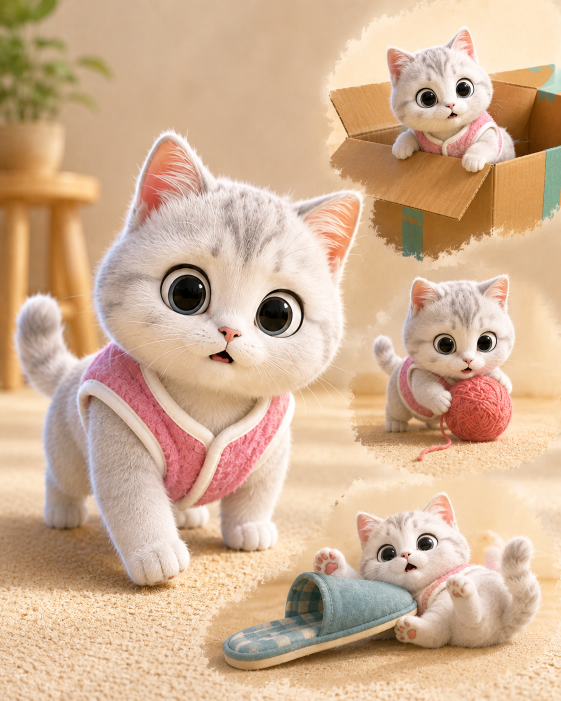
#> input picture assets/masters/candidates/v2-contact-sheet-crops/ChatGPT Image 2026年7月10日 22_09_43 (1).png, 1122 x 1402 px (shown at 1/2 size)
$ python -i visual_fingerprint.py   (imports and definitions only)
#> lines starting #> are read from the running program, lines starting #| are printed output that depends on the picture
#!/usr/bin/env python3
# -*- coding: utf-8 -*-
"""Cheap deterministic visual fingerprints for Local Visual Triage.

This module deliberately avoids heavyweight ML dependencies.  The fingerprints
are derived diagnostics only; they never grant StoryOS production PASS.
"""
from __future__ import annotations

import hashlib
import math
import statistics
from pathlib import Path

ALGORITHM = "storyos-basic-visual-fingerprint-v1"


def sha256_file(path: Path) -> str:
    digest = hashlib.sha256()
    with Path(path).open("rb") as stream:
        for block in iter(lambda: stream.read(1024 * 1024), b""):
            digest.update(block)
    return digest.hexdigest()


def _hex_from_bits(bits: list[bool]) -> str:
    value = 0
    for bit in bits:
        value = (value << 1) | int(bool(bit))
    width = max(1, (len(bits) + 3) // 4)
    return f"{value:0{width}x}"


def hamming_hex(left: str, right: str) -> int:
    if not left or not right or len(left) != len(right):
        raise ValueError("hashes must be non-empty and have equal length")
    return (int(left, 16) ^ int(right, 16)).bit_count()


def _resample():
    from PIL import Image
    return getattr(Image, "Resampling", Image).LANCZOS


def average_hash(image) -> str:
    gray = image.convert("L").resize((8, 8), _resample())
    values = list(gray.getdata())
    mean = sum(values) / len(values)
    return _hex_from_bits([value >= mean for value in values])


def difference_hash(image) -> str:
    gray = image.convert("L").resize((9, 8), _resample())
    values = list(gray.getdata())
    bits = []
    for y in range(8):
        row = y * 9
        for x in range(8):
            bits.append(values[row + x] > values[row + x + 1])
    return _hex_from_bits(bits)


def perceptual_hash(image) -> str:
    """Small dependency-free pHash using a 32x32 grayscale DCT."""
    gray = image.convert("L").resize((32, 32), _resample())
    pixels = list(gray.getdata())
    cos_table = [
        [math.cos((2 * x + 1) * u * math.pi / 64.0) for x in range(32)]
        for u in range(8)
    ]
    coeffs: list[float] = []
    for v in range(8):
        cy = cos_table[v]
        for u in range(8):
            cx = cos_table[u]
            total = 0.0
            for y in range(32):
                offset = y * 32
                y_weight = cy[y]
                for x in range(32):
                    total += pixels[offset + x] * cx[x] * y_weight
            coeffs.append(total)
    threshold = statistics.median(coeffs[1:]) if len(coeffs) > 1 else coeffs[0]
    return _hex_from_bits([value >= threshold for value in coeffs])


def fingerprint(path: Path) -> dict:
    from PIL import Image, ImageFilter, ImageStat

    path = Path(path).resolve()
    with Image.open(path) as source:
#> source is the input picture: PIL image 1122x1402 RGB; mean R, G, B 209.2, 176.8, 147.8
        image = source.convert("RGB")
        gray = image.convert("L")
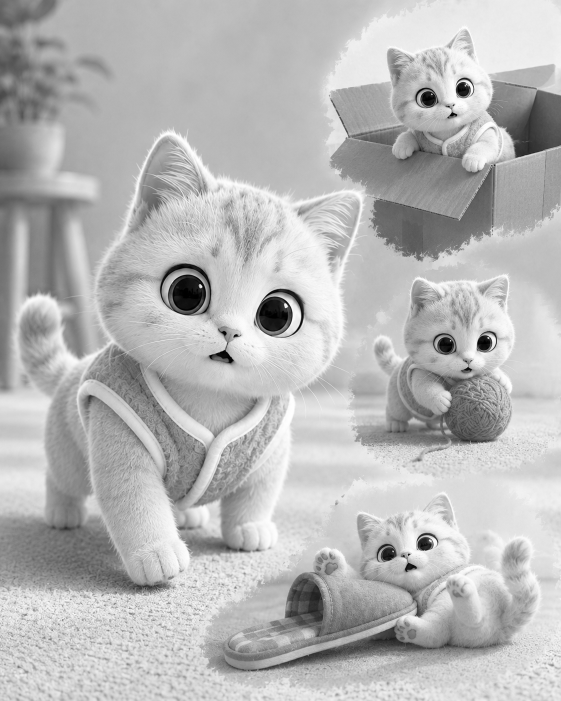
#> gray: PIL image 1122x1402 L (shown at 1/2 size); min 0, max 255, mean 183.2
        stat = ImageStat.Stat(gray)
        edge = gray.filter(ImageFilter.FIND_EDGES)
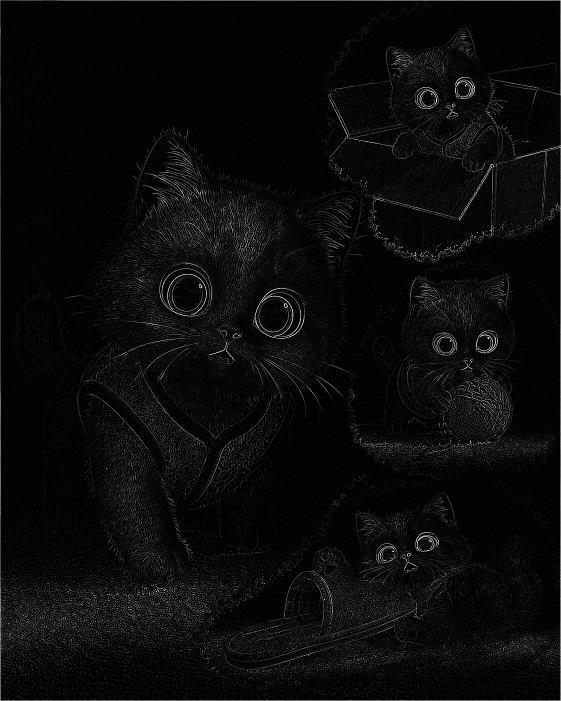
#> edge: PIL image 1122x1402 L (shown at 1/2 size); min 0, max 255, mean 10.3
        edge_stat = ImageStat.Stat(edge)
        return {
            "algorithm": ALGORITHM,
            "sha256": sha256_file(path),
            "width": int(image.width),
            "height": int(image.height),
            "ahash": average_hash(image),
            "dhash": difference_hash(image),
            "phash": perceptual_hash(image),
            "luma_mean": round(float(stat.mean[0]), 4),
            "luma_stddev": round(float(stat.stddev[0]), 4),
            "entropy": round(float(gray.entropy()), 4),
            "edge_mean": round(float(edge_stat.mean[0]), 4),
        }
#> in average_hash, `values = list(gray.getdata())`: values = 64 values, max 231 at index 44, min 134 at index 38, mean 182.9
#> in average_hash, `mean = sum(values) / len(values)`: mean = 182.9
#> the loop in _hex_from_bits, `for bit in bits:` made 64 passes
#> (bit, value) on passes 2 to 13: (False, 0), (True, 1), (True, 3), (True, 7), (True, 15), (True, 31), (True, 63), (False, 126), (False, 252), (True, 505), (True, 1011), (True, 2023)
#> after the loop in _hex_from_bits, `for bit in bits:`: value = 4555417478357791713
#> in _hex_from_bits, `width = max(1, (len(bits) + 3) // 4)`: width = 16
#> in difference_hash, `values = list(gray.getdata())`: values = 72 values, max 224 at index 7, min 128 at index 24, mean 182.8
#> after the loop in difference_hash, `for y in range(8):`: bits = 64 items, first 6: False, False, True, True, False, False
#> the loop in _hex_from_bits (call 2), `for bit in bits:` made 64 passes
#> (bit, value) on passes 2 to 13: (False, 0), (True, 1), (True, 3), (False, 6), (False, 12), (False, 24), (True, 49), (False, 98), (False, 196), (False, 392), (False, 784), (True, 1569)
#> in perceptual_hash, `gray = image.convert("L").resize((32, 32), _resample())`:
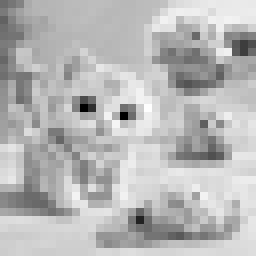
#> gray: PIL image 32x32 L (shown 8 times larger); min 0, max 254, mean 183.3
#> in perceptual_hash, `pixels = list(gray.getdata())`: pixels = 1024 values, max 254 at index 434, min 0 at index 426, mean 183.3
#> after the loop in perceptual_hash, `for v in range(8):`: coeffs = 64 values, max 187660 at index 0, min -4589.3 at index 1, mean 2654.6
#> in perceptual_hash, `threshold = statistics.median(coeffs[1:]) if len(coeffs) > 1 else coef..`: threshold = -6.61


def compare(left: dict, right: dict) -> dict:
    return {
        "same_sha256": bool(left.get("sha256") and left.get("sha256") == right.get("sha256")),
        "ahash_distance": hamming_hex(str(left["ahash"]), str(right["ahash"])),
        "dhash_distance": hamming_hex(str(left["dhash"]), str(right["dhash"])),
        "phash_distance": hamming_hex(str(left["phash"]), str(right["phash"])),
        "luma_mean_delta": round(abs(float(left.get("luma_mean") or 0.0) - float(right.get("luma_mean") or 0.0)), 4),
    }


def self_test() -> None:
    assert hamming_hex("0f", "0f") == 0
    assert hamming_hex("00", "ff") == 8
    print("VISUAL FINGERPRINT SELF-TEST PASS")


# [2 lines not run here, left out]

>>> result = fingerprint('../../assets/masters/candidates/v2-contact-sheet-crops/ChatGPT Image 2026年7月10日 22_09_43 (1).png')
#> result = 11 items

$ run again, on assets/masters/candidates/v2-contact-sheet-crops/ChatGPT Image 2026年7月10日 22_09_44 (2).png
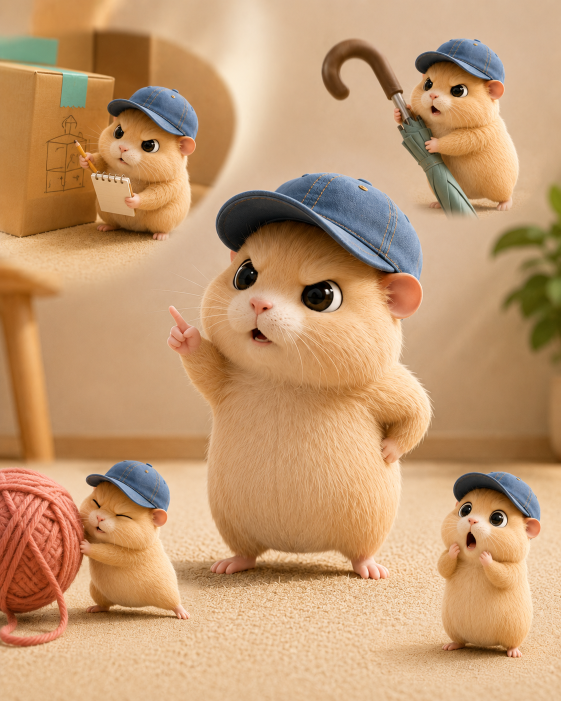
#> input picture assets/masters/candidates/v2-contact-sheet-crops/ChatGPT Image 2026年7月10日 22_09_44 (2).png, 1122 x 1402 px (shown at 1/2 size)
#> in fingerprint, source is the input picture: PIL image 1122x1402 RGB; mean R, G, B 194.8, 153.4, 113.3
#> in fingerprint, `edge = gray.filter(ImageFilter.FIND_EDGES)`:
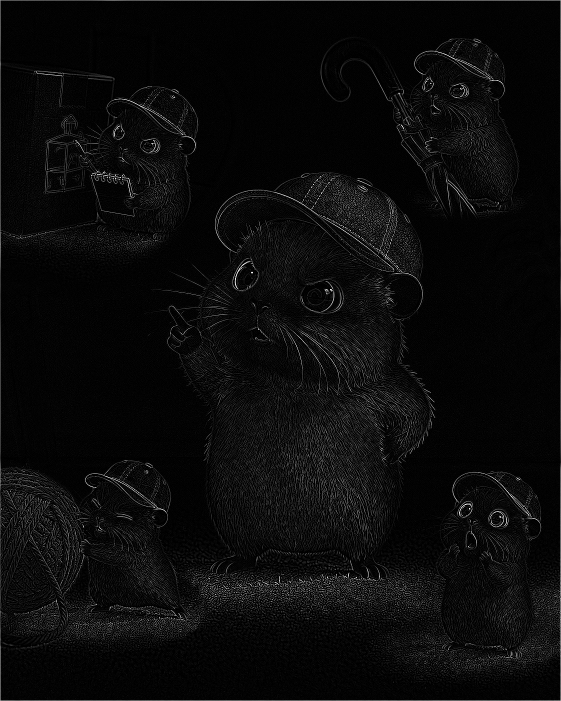
#> edge: PIL image 1122x1402 L (shown at 1/2 size); min 0, max 255, mean 10.6
#> in average_hash, `values = list(gray.getdata())`: values = 64 values, max 217 at index 3, min 89 at index 20, mean 160.8
#> mean = 160.8
#> the loop in _hex_from_bits, `for bit in bits:` made 64 passes
#> (bit, value) on passes 2 to 9: (False, 0), (False, 0), (True, 1), (True, 3), (False, 6), (False, 12), (True, 25), (False, 50)
#> after the loop in _hex_from_bits, `for bit in bits:`: value = 1809640446958512127
#> width = 16
#> in difference_hash, `values = list(gray.getdata())`: values = 72 values, max 212 at index 60, min 80 at index 22, mean 160.9
#> after the loop in difference_hash, `for y in range(8):`: bits = 64 items, first 6: True, False, False, False, True, False
#> the loop in _hex_from_bits (call 2), `for bit in bits:` made 64 passes
#> (bit, value) on passes 2 to 9: (False, 2), (False, 4), (False, 8), (True, 17), (False, 34), (True, 69), (False, 138), (True, 277)
#> in perceptual_hash, `gray = image.convert("L").resize((32, 32), _resample())`:
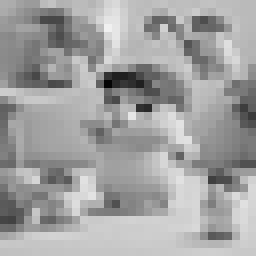
#> gray: PIL image 32x32 L (shown 8 times larger); min 4, max 240, mean 161.2
#> pixels = 1024 values, max 240 at index 109, min 4 at index 333, mean 161.2
#> after the loop in perceptual_hash, `for v in range(8):`: coeffs = 64 values, max 165111 at index 0, min -4897.2 at index 8, mean 2568.2
#> threshold = 9.48
#> result = 11 items

$ run again, on assets/masters/candidates/v2-contact-sheet-crops/ChatGPT Image 2026年7月10日 22_11_32 (1).png
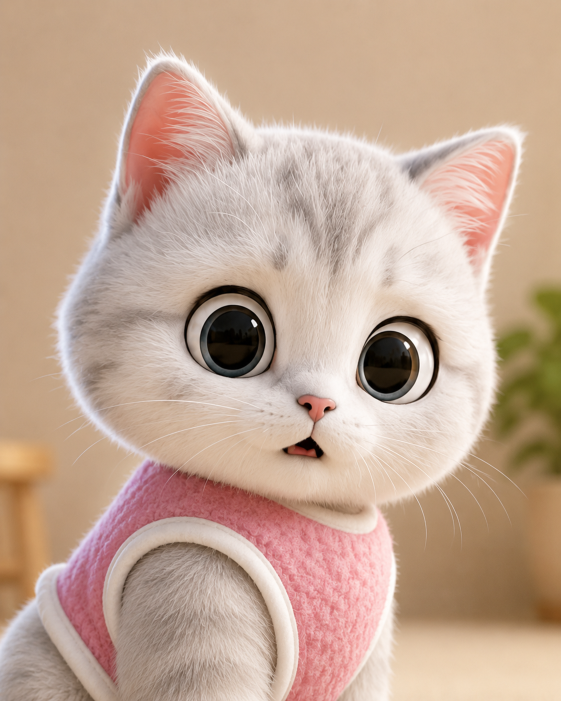
#> input picture assets/masters/candidates/v2-contact-sheet-crops/ChatGPT Image 2026年7月10日 22_11_32 (1).png, 1122 x 1402 px (shown at 1/2 size)
#> in fingerprint, source is the input picture: PIL image 1122x1402 RGB; mean R, G, B 195.2, 167, 148.5
#> in fingerprint, `edge = gray.filter(ImageFilter.FIND_EDGES)`:
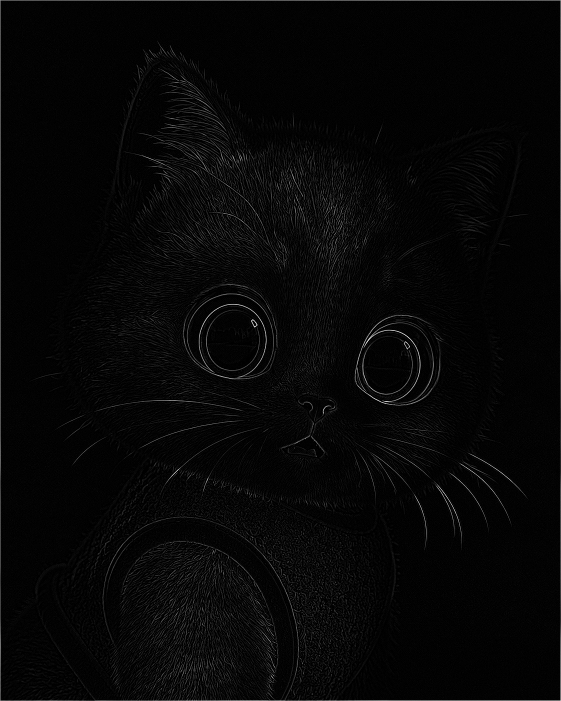
#> edge: PIL image 1122x1402 L (shown at 1/2 size); min 0, max 255, mean 6.3
#> in average_hash, `values = list(gray.getdata())`: values = 64 values, max 228 at index 21, min 95 at index 27, mean 173.3
#> mean = 173.3
#> the loop in _hex_from_bits, `for bit in bits:` made 64 passes
#> (bit, value) on passes 2 to 9: (False, 0), (True, 1), (True, 3), (True, 7), (True, 15), (True, 31), (True, 63), (False, 126)
#> after the loop in _hex_from_bits, `for bit in bits:`: value = 4548388278256405535
#> width = 16
#> in difference_hash, `values = list(gray.getdata())`: values = 72 values, max 239 at index 24, min 94 at index 30, mean 173.3
#> after the loop in difference_hash, `for y in range(8):`: bits = 64 items, first 6: False, False, False, True, False, False
#> the loop in _hex_from_bits (call 2), `for bit in bits:` made 64 passes
#> (bit, value) on passes 2 to 9: (False, 0), (False, 0), (True, 1), (False, 2), (False, 4), (False, 8), (True, 17), (False, 34)
#> in perceptual_hash, `gray = image.convert("L").resize((32, 32), _resample())`:
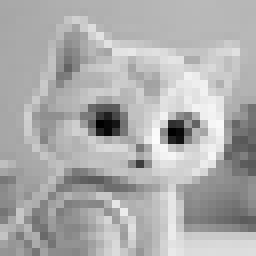
#> gray: PIL image 32x32 L (shown 8 times larger); min 0, max 251, mean 173.3
#> pixels = 1024 values, max 251 at index 563, min 0 at index 492, mean 173.3
#> after the loop in perceptual_hash, `for v in range(8):`: coeffs = 64 values, max 177468 at index 0, min -4333.2 at index 1, mean 2756.2
#> threshold = 44.87
#> result = 11 items

$ run again, on assets/masters/candidates/v2-contact-sheet-crops/ChatGPT Image 2026年7月10日 22_11_39 (2).png
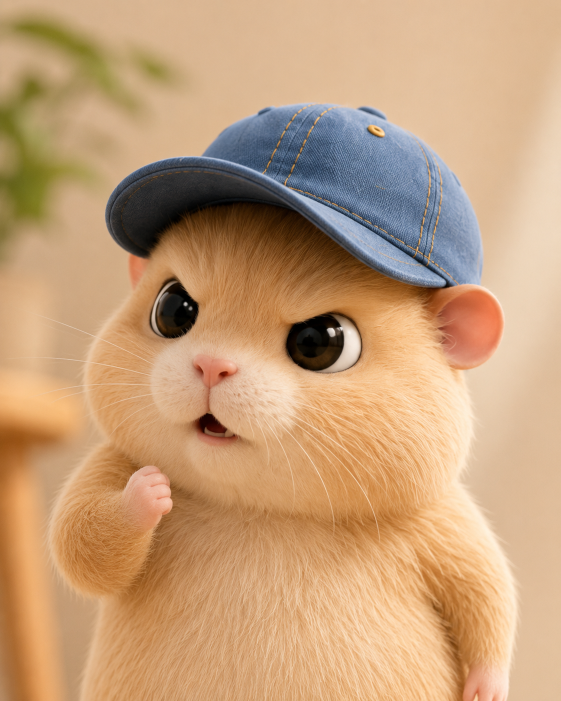
#> input picture assets/masters/candidates/v2-contact-sheet-crops/ChatGPT Image 2026年7月10日 22_11_39 (2).png, 1122 x 1402 px (shown at 1/2 size)
#> in fingerprint, source is the input picture: PIL image 1122x1402 RGB; mean R, G, B 196.4, 158.6, 121.5
#> in fingerprint, `edge = gray.filter(ImageFilter.FIND_EDGES)`:
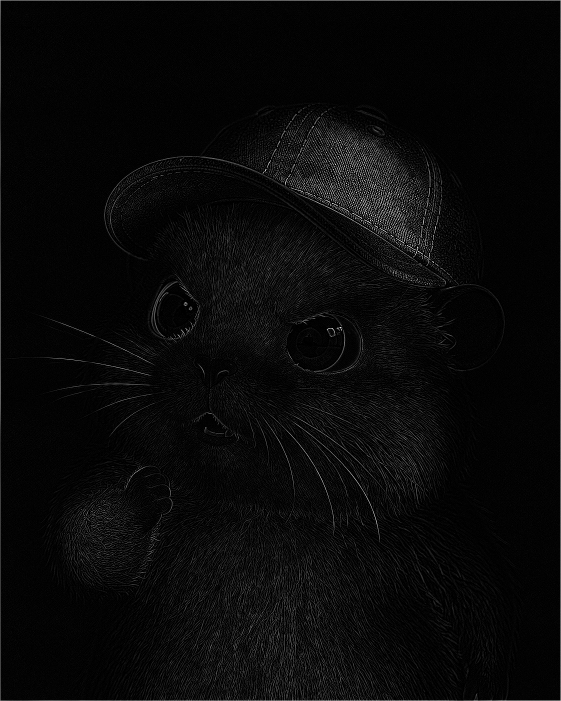
#> edge: PIL image 1122x1402 L (shown at 1/2 size); min 0, max 255, mean 9.1
#> in average_hash, `values = list(gray.getdata())`: values = 64 values, max 219 at index 46, min 55 at index 18, mean 166.1
#> mean = 166.1
#> the loop in _hex_from_bits, `for bit in bits:` made 64 passes
#> (bit, value) on passes 2 to 9: (False, 0), (True, 1), (True, 3), (True, 7), (True, 15), (True, 31), (True, 63), (False, 126)
#> after the loop in _hex_from_bits, `for bit in bits:`: value = 4541600681408565087
#> width = 16
#> in difference_hash, `values = list(gray.getdata())`: values = 72 values, max 221 at index 52, min 58 at index 21, mean 166.1
#> after the loop in difference_hash, `for y in range(8):`: bits = 64 items, first 6: False, False, False, False, False, False
#> the loop in _hex_from_bits (call 2), `for bit in bits:` made 64 passes
#> in perceptual_hash, `gray = image.convert("L").resize((32, 32), _resample())`:
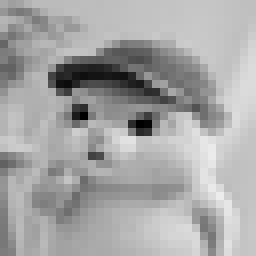
#> gray: PIL image 32x32 L (shown 8 times larger); min 0, max 236, mean 165.7
#> pixels = 1024 values, max 236 at index 795, min 0 at index 458, mean 165.7
#> after the loop in perceptual_hash, `for v in range(8):`: coeffs = 64 values, max 169668 at index 0, min -10400.1 at index 1, mean 2645.9
#> threshold = 88.51
#> result = 11 items
